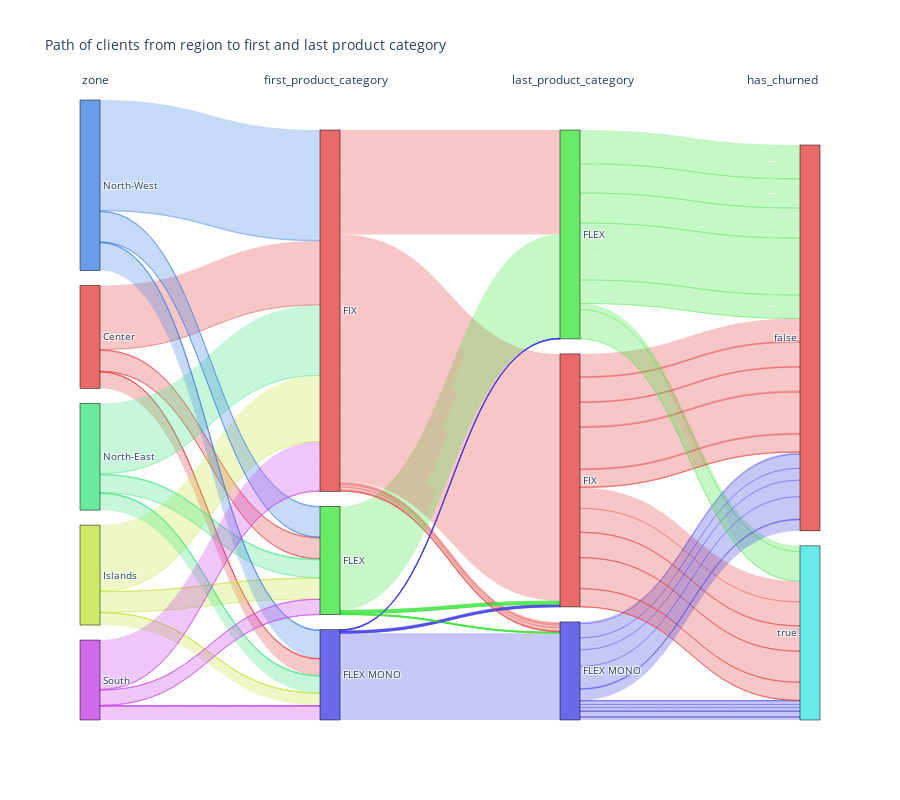

Here is the notebook cell this chart was saved with:
### Markdown cell above
### Sankey Chart for Region to Product Category

### Code cell
create_sankey(
    data=data_age,
    columns=['zone', 'first_product_category', 'last_product_category','has_churned'],
    title="Path of clients from region to first and last product category"
).show()

### Figure 1 — Plotly figure (JSON) as saved in the notebook; plotly's stock layout.template omitted (floating-point values rounded to 4 significant figures; data arrays with more than 128 entries replaced by an {"elided": "..."} marker saying what was removed)
{"data": [{"link": {"color": {"elided": "252 str values"}, "customdata": {"elided": "252 str values"}, "hovertemplate": "%{customdata}<extra></extra>", "source": {"elided": "252 int values"}, "target": {"elided": "252 int values"}, "value": {"elided": "252 int values"}}, "node": {"color": ["rgba(229,68,68,0.8)", "rgba(197,229,68,0.8)", "rgba(68,229,133,0.8)", "rgba(68,133,229,0.8)", "rgba(197,68,229,0.8)", "rgba(229,68,68,0.8)", "rgba(68,229,68,0.8)", "rgba(68,68,229,0.8)", "rgba(229,68,68,0.8)", "rgba(68,229,68,0.8)", "rgba(68,68,229,0.8)", "rgba(229,68,68,0.8)", "rgba(68,229,229,0.8)"], "label": ["Center", "Islands", "North-East", "North-West", "South", "FIX", "FLEX", "FLEX MONO", "FIX ", "FLEX ", "FLEX MONO ", false, true], "line": {"color": "black", "width": 0.5}, "pad": 15, "thickness": 20}, "type": "sankey"}], "layout": {"annotations": [{"font": {"size": 12}, "showarrow": false, "text": "zone", "x": 0, "y": 1.05}, {"font": {"size": 12}, "showarrow": false, "text": "first_product_category", "x": 0.3333, "y": 1.05}, {"font": {"size": 12}, "showarrow": false, "text": "last_product_category", "x": 0.6667, "y": 1.05}, {"font": {"size": 12}, "showarrow": false, "text": "has_churned", "x": 1, "y": 1.05}], "font": {"size": 10}, "height": 800, "title": {"text": "Path of clients from region to first and last product category"}}}
